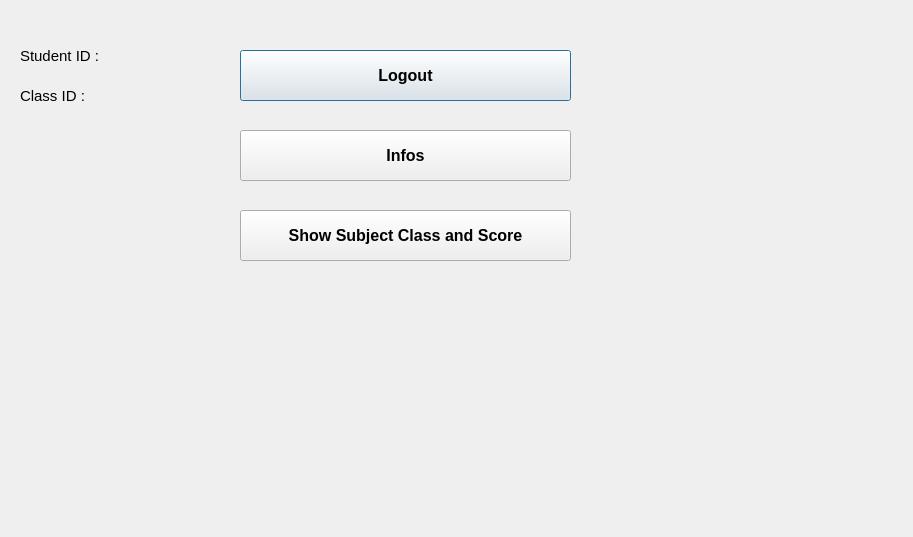
<?xml version="1.0" encoding="UTF-8"?>
<ui version="4.0">
 <class>Dialog</class>
 <widget class="QDialog" name="Dialog">
  <property name="geometry">
   <rect>
    <x>0</x>
    <y>0</y>
    <width>913</width>
    <height>537</height>
   </rect>
  </property>
  <property name="windowTitle">
   <string>Dialog</string>
  </property>
  <widget class="QPushButton" name="logoutBtn">
   <property name="geometry">
    <rect>
     <x>240</x>
     <y>50</y>
     <width>331</width>
     <height>51</height>
    </rect>
   </property>
   <property name="font">
    <font>
     <pointsize>12</pointsize>
     <weight>75</weight>
     <bold>true</bold>
    </font>
   </property>
   <property name="text">
    <string>Logout</string>
   </property>
  </widget>
  <widget class="QPushButton" name="openInfosBtn">
   <property name="geometry">
    <rect>
     <x>240</x>
     <y>130</y>
     <width>331</width>
     <height>51</height>
    </rect>
   </property>
   <property name="font">
    <font>
     <pointsize>12</pointsize>
     <weight>75</weight>
     <bold>true</bold>
    </font>
   </property>
   <property name="text">
    <string>Infos</string>
   </property>
  </widget>
  <widget class="QLabel" name="studentIdLabel">
   <property name="geometry">
    <rect>
     <x>20</x>
     <y>20</y>
     <width>151</width>
     <height>71</height>
    </rect>
   </property>
   <property name="font">
    <font>
     <pointsize>11</pointsize>
    </font>
   </property>
   <property name="text">
    <string>Student ID : </string>
   </property>
  </widget>
  <widget class="QPushButton" name="showScoresBtn">
   <property name="geometry">
    <rect>
     <x>240</x>
     <y>210</y>
     <width>331</width>
     <height>51</height>
    </rect>
   </property>
   <property name="font">
    <font>
     <pointsize>12</pointsize>
     <weight>75</weight>
     <bold>true</bold>
    </font>
   </property>
   <property name="text">
    <string>Show Subject Class and Score</string>
   </property>
  </widget>
  <widget class="QLabel" name="classIdLabel">
   <property name="geometry">
    <rect>
     <x>20</x>
     <y>60</y>
     <width>151</width>
     <height>71</height>
    </rect>
   </property>
   <property name="font">
    <font>
     <pointsize>11</pointsize>
    </font>
   </property>
   <property name="text">
    <string>Class ID : </string>
   </property>
  </widget>
 </widget>
 <resources/>
 <connections/>
</ui>
